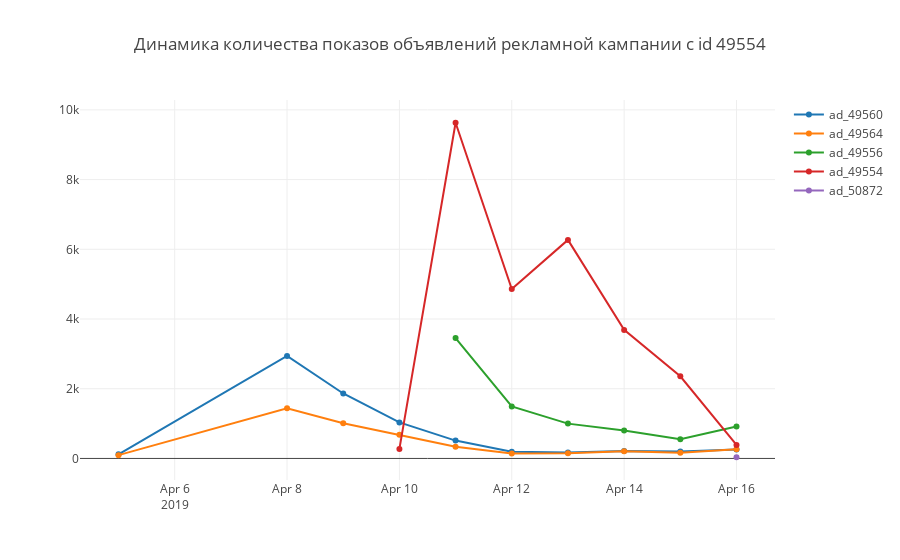

Notebook code cell kept with this figure:
### Code cell
detalized_graphs(suspected_ads_data, 'ad_id', 'date', 'views', 'Динамика количества показов объявлений рекламной кампании с id 49554')

### Figure 1 — Plotly figure (JSON) as saved in the notebook; plotly's stock layout.template omitted (floating-point values rounded to 4 significant figures)
{"data": [{"name": "ad_49560", "type": "scatter", "uid": "26934998-9fc7-4a63-a8de-e7e41b525568", "x": ["2019-04-05", "2019-04-08", "2019-04-09", "2019-04-10", "2019-04-11", "2019-04-12", "2019-04-13", "2019-04-14", "2019-04-15", "2019-04-16"], "y": [117, 2939, 1863, 1033, 512, 193, 170, 211, 197, 254]}, {"name": "ad_49564", "type": "scatter", "uid": "ac2800b2-6884-4feb-b627-ce9e53816b54", "x": ["2019-04-05", "2019-04-08", "2019-04-09", "2019-04-10", "2019-04-11", "2019-04-12", "2019-04-13", "2019-04-14", "2019-04-15", "2019-04-16"], "y": [94, 1437, 1012, 683, 334, 145, 148, 205, 165, 263]}, {"name": "ad_49556", "type": "scatter", "uid": "213bbce8-faee-4e81-9a30-bd5c52a68a7f", "x": ["2019-04-11", "2019-04-12", "2019-04-13", "2019-04-14", "2019-04-15", "2019-04-16"], "y": [3454, 1490, 999, 804, 552, 916]}, {"name": "ad_49554", "type": "scatter", "uid": "1afcb739-3e79-4853-9f16-da7d2e76e2c6", "x": ["2019-04-10", "2019-04-11", "2019-04-12", "2019-04-13", "2019-04-14", "2019-04-15", "2019-04-16"], "y": [272, 9631, 4859, 6270, 3688, 2356, 388]}, {"name": "ad_50872", "type": "scatter", "uid": "f281dbf3-3e2a-4aca-8e14-39aee1c786db", "x": ["2019-04-16"], "y": [34]}], "layout": {"title": {"text": "Динамика количества показов объявлений рекламной кампании с id 49554"}}}
